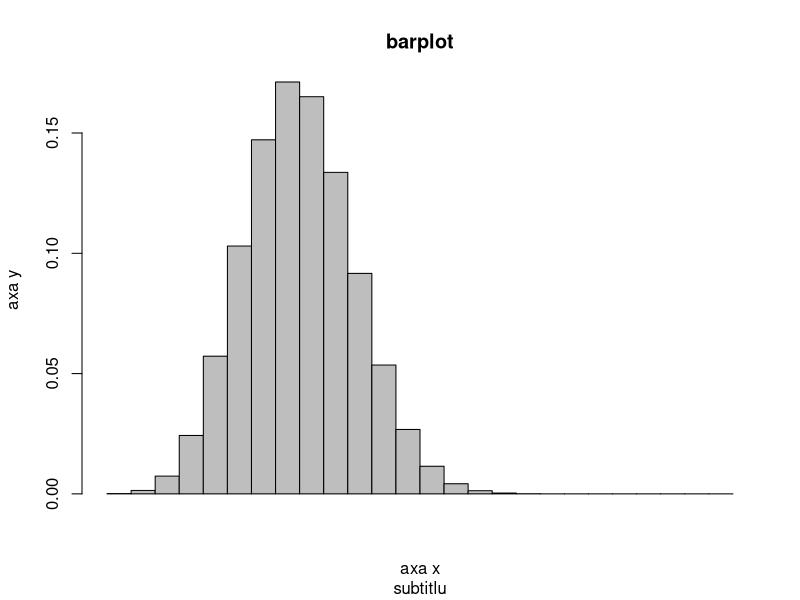
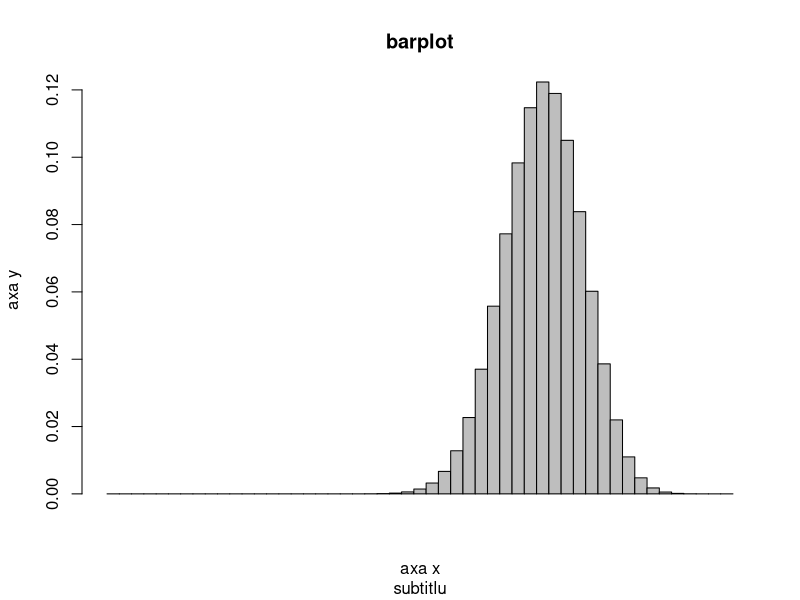
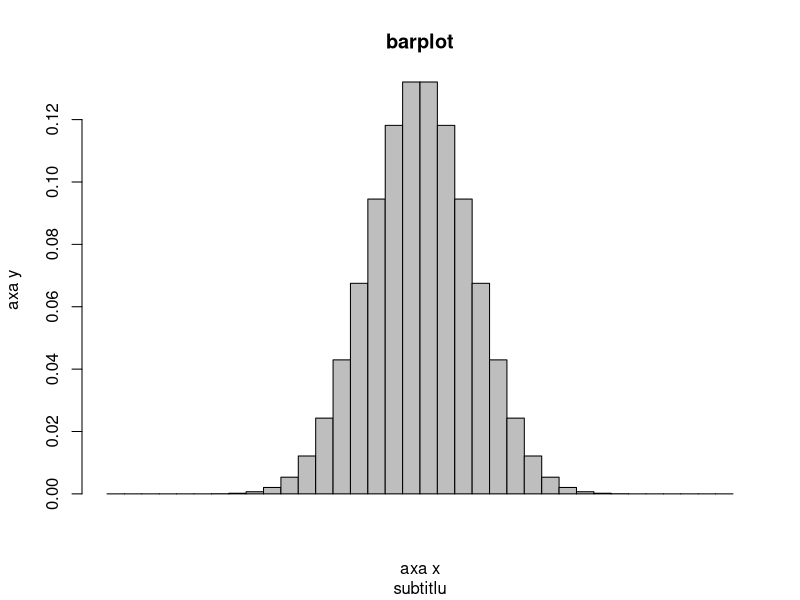

These charts were generated, in order, by the following R code:
densitate=function(n,p){
  x=seq(0,n,1)
  y=(dbinom(x,n,p))
  barplot(y,space=0,main='barplot',sub='subtitlu',xlab='axa x',ylab='axa y')
}

densitate(25,0.3)
densitate(50,0.7)
densitate(35,0.5)
